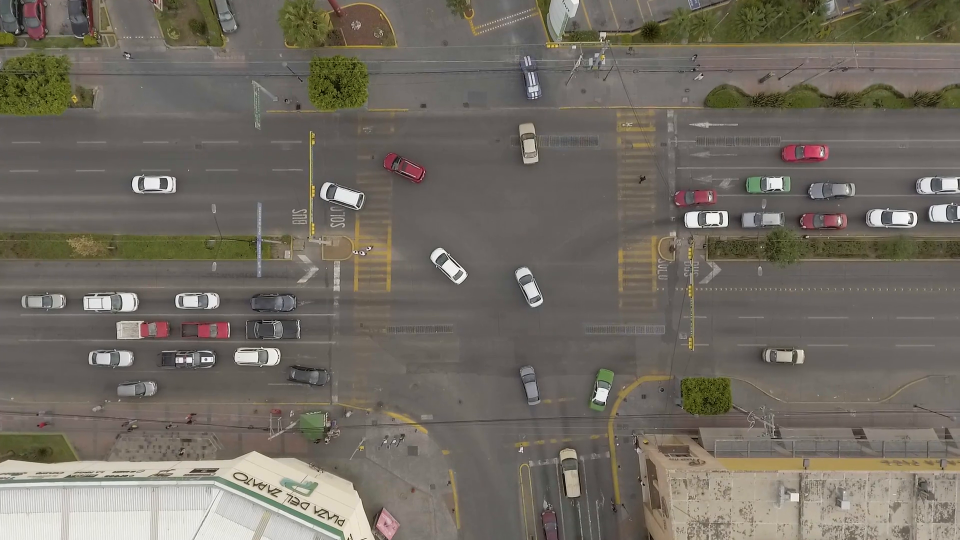
#> input picture frame 14 of opticalflow/sample3.mp4, 1920 x 1080 px, given in place of 04-06.wmv, which was not available (shown at 1/2 size)
$ python kalmanfilter.py   (older library calls are emulated)
#> lines starting #> are read from the running program, lines starting #| are printed output that depends on the picture; after the words box and inside, x2 and y2 are one past the last pixel; in counts of white or black regions, pixels touching at a corner belong together; pictures that were not available may be replaced by others from this repository, and a replacement may not be noted
import cv2
import numpy as np
import time

H_UPPER = 115
H_LOWER = 60
S_UPPER = 255
S_LOWER = 50
V_UPPER = 200
V_LOWER = 20

WIN_KF = 'kf'
RESIZE = (640, 360)

PREDICTION_AHEAD = False
PREDICTION = True

# 状態変数(4)、観測値(2) の各サイズを指定してインスタンス作成
kf = cv2.KalmanFilter(4, 2, type=cv2.CV_64F)
# カルマンフィルタの設定をする
dt = 1  # データの時刻差は1単位時間とする
kf.transitionMatrix = np.array([
    [1, 0, dt, 0],
    [0, 1, 0, dt],
    [0, 0, 1, 0],
    [0, 0, 0, 1]
], dtype=np.float64)
kf.measurementMatrix = np.eye(2, 4, dtype=np.float64)
kf.processNoiseCov = 0.1 * np.eye(4, 4, dtype=np.float64)
kf.measurementNoiseCov = 0.1 * np.eye(2, 2, dtype=np.float64)
# kf.errorCovPost = 0.1 * np.eye(4, 4)

# 初期値を与える
kf.statePost = np.array([[0, 0, 0, 0]], dtype=np.float64).T

# ノイズ除去に使用するフィルター
element8 = np.eye(3, 3, dtype=np.uint8)

cap = cv2.VideoCapture('04-06.wmv')
cv2.namedWindow(WIN_KF, cv2.WINDOW_NORMAL)

while(True):
    ret, img_src = cap.read()
#> img_src is the input picture: shape (1080, 1920, 3); mean B, G, R 98.2, 107.6, 113.5

    if not ret:
        break

    img_src = cv2.resize(img_src, RESIZE)
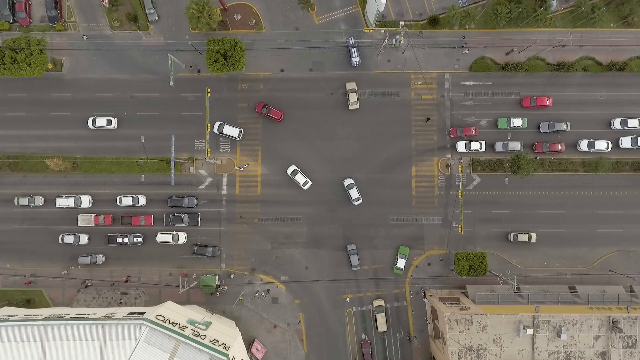
#> img_src: shape (360, 640, 3); mean B, G, R 98.2, 107.7, 113.5

    # 追跡対象抽出
    gray = cv2.cvtColor(img_src, cv2.COLOR_BGRA2GRAY)
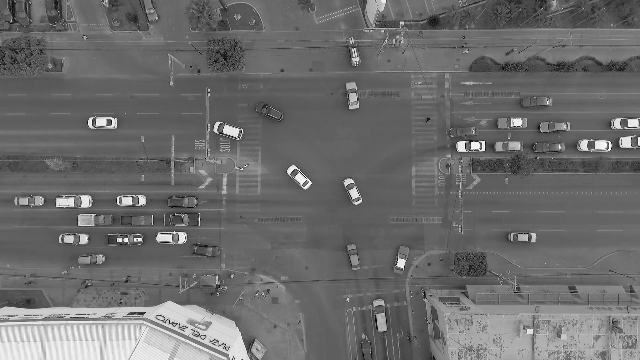
#> gray: shape (360, 640); min 0, max 255, mean 108.3
    hsv = cv2.cvtColor(img_src, cv2.COLOR_BGR2HSV_FULL)
#> hsv: shape (360, 640, 3); mean H, S, V 30.1, 38, 113.8

    # HSV閾値処理
    img_bin = cv2.inRange(
        hsv,
        (H_LOWER, S_LOWER, V_LOWER),
        (H_UPPER, S_UPPER, V_UPPER)
    )
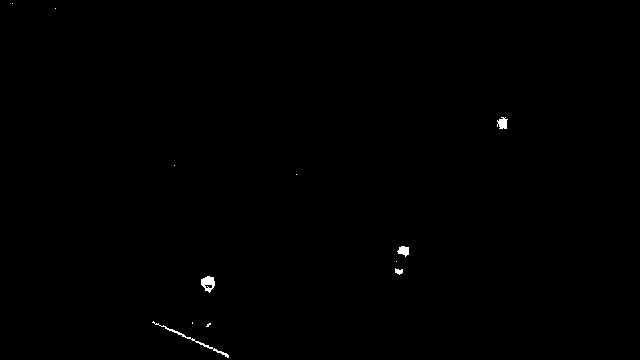
#> img_bin: shape (360, 640); 0.24% white; 12 white regions (7 under 20 px), largest, box (x1, y1, x2, y2) and area: (152, 321, 229, 358) 170, (201, 276, 215, 293) 147, (497, 117, 508, 129) 93, (397, 246, 409, 257) 88, (395, 268, 403, 275) 37

    # ノイズ処理
    img_bin = cv2.erode(
        src=img_bin,
        kernel=element8,
        anchor=(-1, -1),
        iterations=5,
        borderType=cv2.BORDER_CONSTANT,
        borderValue=0
    )
#> img_bin: shape (360, 640); every value is 0
    img_bin = cv2.dilate(
        src=img_bin,
        kernel=element8,
        anchor=(-1, -1),
        iterations=5,
        borderType=cv2.BORDER_CONSTANT,
        borderValue=0
    )

    # 面積最大ラベルの選択
    # nlabels: ラベルの数。各オブジェクトに番号がラベリングされており、nlabels はそのラベルの数を表す。ただし、画像の背景の番号は 0 とラベリングされているので、実際のオブジェクトの数は nlabels - 1 となる。
    # labels: 画像のラベリング結果を保持している二次元配列。配列の要素は、各ピクセルのラベル番号となっている。
    # stats: オブジェクトのバウンディングボックス（開始点の x 座標、y 座標、幅、高さ）とオブジェクトのサイズ。
    # centroids: オブジェクトの重心。
    nlabels, labels, stats, centroids = cv2.connectedComponentsWithStats(img_bin)
#> labels: shape (360, 640) int32; every value is 0
#> nlabels = 1; stats = [[0, 0, 640, 360, 230400]]; centroids = [[319.5, 179.5]]

    if nlabels == 1:  # 背景のみの場合
        continue

    max_area, max_index = 0, 0
    for i in range(1, nlabels):
        area = stats[i][4]
        if area > max_area:
            max_area = area
            max_index = i

    # 面積最大ラベルの重心
    pos = centroids[max_index]
    # 観測
    measurement = pos

    if PREDICTION_AHEAD:
        """1手先を予測
        """
        # 更新
        kf.correct(measurement)
        # 予測
        prediction = kf.predict().copy()
    elif PREDICTION:
        """現在位置を予測
        """
        # 予測
        prediction = kf.predict().copy()
        # 更新
        kf.correct(measurement)
    else:
        """現在位置を補正
        """
        prediction = kf.correct(measurement).copy()
        kf.predict()

    # 結果の描画 重心位置
    img_src = cv2.circle(
        img=img_src,
        center=np.round(pos).astype('int'),
        radius=3,
        color=(0, 0, 255),
        thickness=-1)
    # 結果の描画 予測位置
    img_src = cv2.circle(
        img=img_src,
        center=(int(prediction[0]), int(prediction[1])),
        radius=3,
        color=(0, 255, 0),
        thickness=-1)
    img_src = cv2.ellipse(
        img_src,
        (int(prediction[0]), int(prediction[1])),
        (int(abs(prediction[2])), int(abs(prediction[3]))),
        angle=0.0,
        startAngle=0.0,
        endAngle=360.0,
        color=(0, 255, 0),
        thickness=1
    )

    cv2.imshow(WIN_KF, img_src)

    if cv2.waitKey(1) == ord('q'):
        break

    time.sleep(0.5)

cap.release()
cv2.destroyAllWindows()
